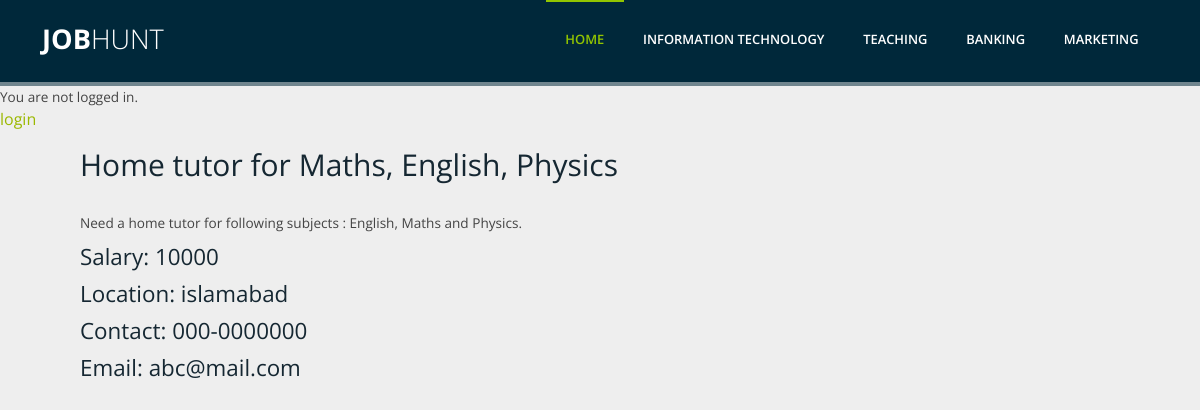
The app's page /category/teaching/2/ with its own data.
### project/models.py (models this page shows, shortened)
class Post(models.Model):
	title = models.CharField(max_length=500)
	detail = models.TextField()
	category_choices = (
		('IT','IT'),
		('teaching','Teaching'),
		('banking','Banking'),
		('marketing','Marketing'),
	)
	category=models.CharField(max_length=20,choices=category_choices,default='IT',)
	salary = models.IntegerField()
	location=models.CharField(max_length=200,default='islamabad',)
	contact=models.CharField(max_length=200,default='000-0000000',)
	email=models.CharField(max_length=200,default='abc@mail.com',)

### project/views.py (the view)
# urls.py: path('category/teaching/<int:pk>/',views.TeachingDetailView.as_view(),name='job_detail_teaching'),
class TeachingDetailView(DetailView):
	model=Post
	template_name='job_detail_teaching.html'

### templates/job_detail_teaching.html
{% extends 'base.html' %}
{% block content %}
<div class="post-entry" style="margin-top: 15px;
	margin-bottom: 10px;
	margin-right: 150px;
	margin-left: 80px;">
	<h2 style="padding-bottom:20px; font-size:30px;">{{ post.title }}</h2>
	<p> {{ post.detail }}</p>
	<h4> Salary: {{ post.salary }} </h4>
		<h4> Location: {{ post.location }} </h4>
	<h4> Contact: {{ post.contact }} </h4>
	<h4> Email: {{ post.email }} </h4>
</div>
{% endblock content %}

### static/css/responsee.css (style rules this page uses)
* { -webkit-box-sizing:border-box; -moz-box-sizing:border-box; box-sizing:border-box; margin:0; }
body { background:none repeat scroll 0 0 #eeeeee; font-size:16px; font-family:"Open Sans",Arial,sans-serif; color:#444; }
h1,h2,h3,h4,h5,h6 { color:#152732; font-weight: normal; line-height: 1.3; margin:0.5rem 0; }
h2 { font-size:2.2rem; }
h4 { font-size:1.4rem; }
p,li,dl,blockquote,table,kbd { font-size: 0.85rem; line-height: 1.6; }
@media screen and (max-width:1366px) { .size-960,.size-1140,.size-1280,.size-1520 { max-width:1366px; } }

### records on screen
Post: title "Home tutor for Maths, English, Physics", detail "Need a home tutor for following subjects : English, Maths and Physics.", salary "10000", location "islamabad", contact "000-0000000", email "abc@mail.com"
